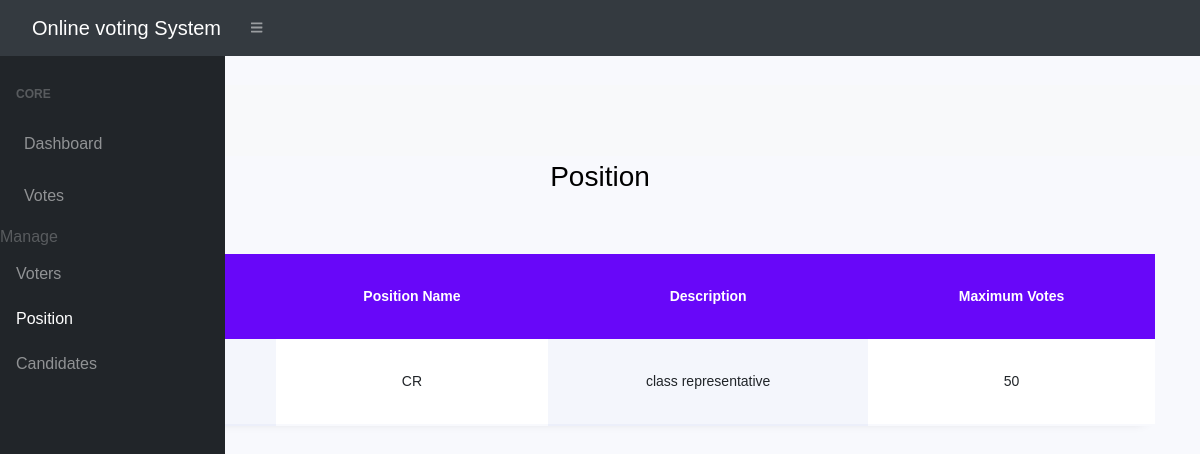
Screenshot of /admin/admin-positions.php with the database file from the repository.
### tables this page shows
CREATE TABLE `positions` (
  `id` int(11) NOT NULL,
  `position_name` varchar(255) NOT NULL,
  `description` varchar(50) NOT NULL,
  `max_vote` int(11) NOT NULL
);

### admin/admin-positions.php (the view, shortened to what this page needs)
<?php
include 'conn.php';
$query = "SELECT * FROM positions";
$result = mysqli_query($con, $query);
?>
<!DOCTYPE html>
<html lang="en">
<head>
    <link rel="stylesheet" href="../css/style.css">
    <link rel="stylesheet" href="../css/admin-positions.css">
    <link rel="stylesheet" href="../css/table_style.css">
<link rel="stylesheet" href="https://stackpath.bootstrapcdn.com/font-awesome/4.7.0/css/font-awesome.min.css">
<link href="https://cdn.datatables.net/1.10.20/css/dataTables.bootstrap4.min.css" rel="stylesheet" />
<link rel="stylesheet" href="https://use.fontawesome.com/releases/v5.7.0/css/all.css">
</head>
<body class="sb-nav-fixed">
    <nav class="sb-topnav navbar navbar-expand navbar-dark bg-dark">
        <a class="navbar-brand" href="index.html">Online voting System</a>
        <button class="btn btn-link btn-sm order-1 order-lg-0" id="sidebarToggle" href="#!"><i
                class="fas fa-bars"></i></button>
    </nav>
    <div id="layoutSidenav">
        <div id="layoutSidenav_nav">
            <nav class="sb-sidenav accordion sb-sidenav-dark" id="sidenavAccordion">
                <div class="sb-sidenav-menu">
                    <div class="nav">
                        <div class="sb-sidenav-menu-heading">Core</div>
                        <a class="nav-link" href="admin.php">
                            Dashboard
                        </a>
                        <a class="nav-link" href="admin-votes.php">
                            Votes
                        </a>
                    </div>
                    <div class="sb-sidenav-menu-heading">Manage</div>
                    <a class="nav-link" href="admin-voters.php">
                        Voters
                    </a>
                    <a class="nav-link" href="admin-positions.php">
                        Position
                    </a>
                    <a class="nav-link" href="admin-candidates.php">
                        Candidates
                    </a>
                </div>
        </div>
    </div>
    <div id="layoutSidenav_content">
        <footer class="py-4 bg-light mt-auto">
            <div class="container-fluid">
                <div class="d-flex align-items-center justify-content-between small">
                    <div class="text-muted">Copyright &copy; Your Website 2021</div>
                </div>
            </div>
        </footer>
    </div>
    <section class="ftco-section pd0">
        <div class="container">
            <div class="row justify-content-center">
                <div class="col-md-6 text-center mb-5">
                    <h2 class="heading-section">Position</h2>
                </div>
            </div>
            <div class="row">
                <div class="col-md-12">
                    <div class="table-wrap">
                        <table class="table">
                            <thead class="thead-primary">
                                <tr>
                                    <th>Position ID</th>
                                    <th>Position Name</th>
                                    <th>Description</th>
                                    <th>Maximum Votes</th>
                                </tr>
                            </thead>
                            <tbody>
                                <?php
                                while ($rows = $result->fetch_array()) {
                                ?>
                                    <tr>
                                        <td><?php echo $rows['id'] ?></td>
                                        <td><?php echo $rows['position_name']  ?></td>
                                        <td><?php echo $rows['description'] ?></td>
                                        <td><?php echo $rows['max_vote']  ?></td>
                                    </tr>
                                <?php
                                }
                                ?>
                        </table>
                    </div>
                </div>
            </div>
        </div>
    </section>
</body>
</html>

### rows the page displays
positions: position_name "CR", description "class representative", max_vote "50"
